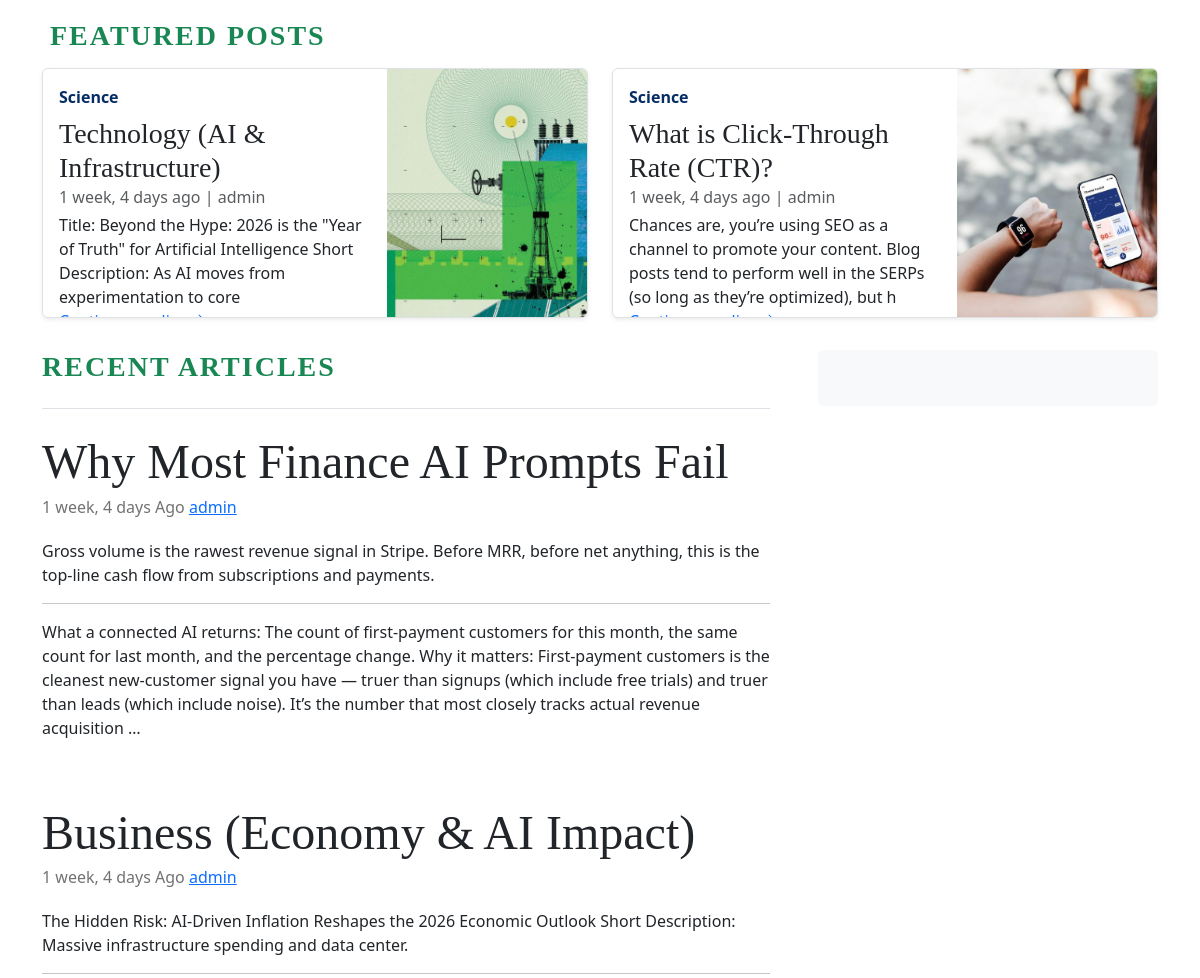
Before: / (middle part) with the older database file.
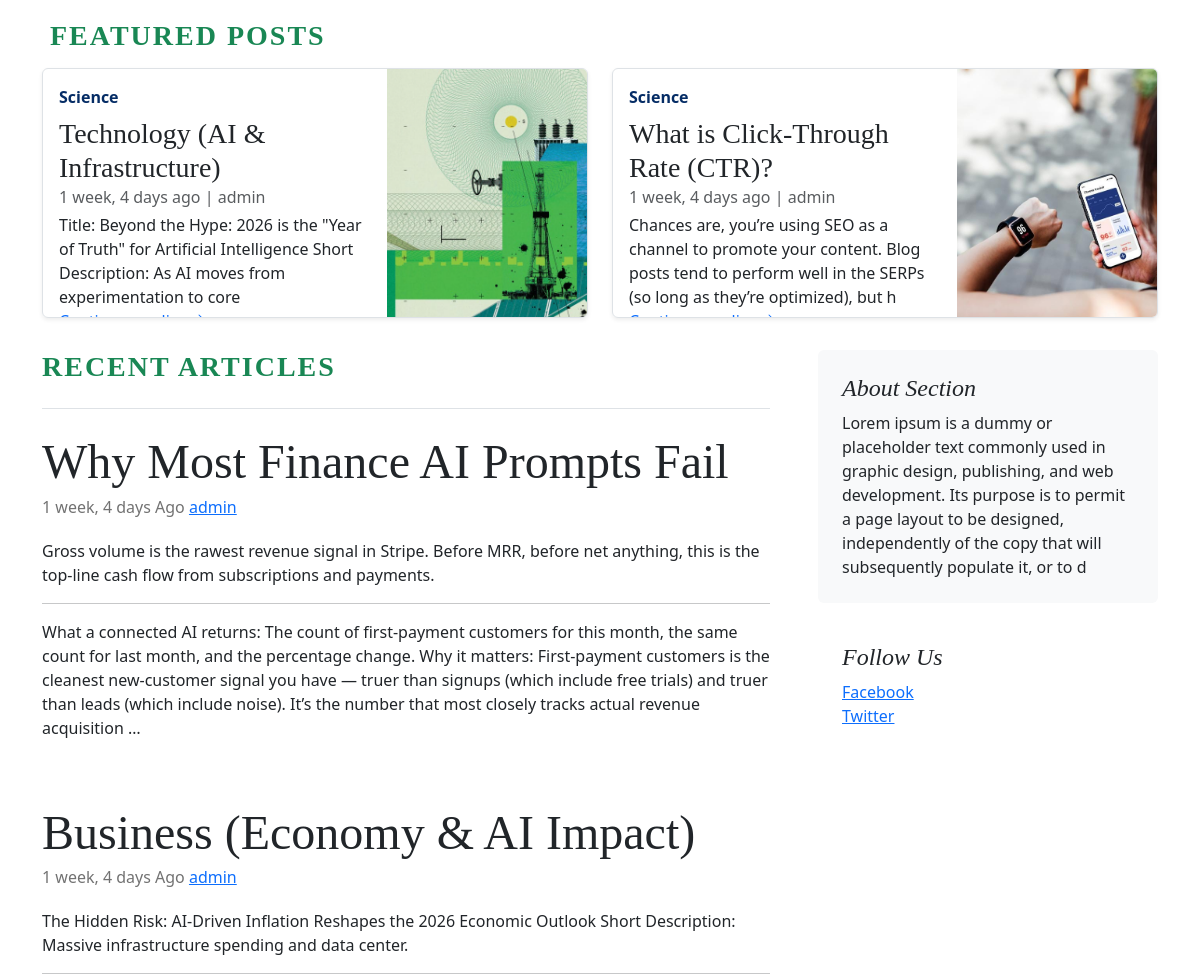
After: the same page with the newer database file.
### blogs_app/models.py (models this page shows, shortened)
class Blog(models.Model):
    title=models.CharField(max_length=50)
    slug=models.SlugField(max_length=150,unique=True,blank=True)
    category_blog=models.ForeignKey(category,on_delete=models.CASCADE)
    author=models.ForeignKey(User,on_delete=models.CASCADE)
    feature_image=models.ImageField(upload_to='blog_images/',blank=True)
    short_description=models.TextField(max_length=150)
    blog_body=models.TextField()
    status=models.CharField(choices=status,default='draft')
    is_featured=models.BooleanField(default=False)
    created_at=models.DateTimeField(auto_now_add=True)
    updated_at=models.DateTimeField(auto_now=True)

class category(models.Model):
    category=models.CharField(max_length=50)
    created_at=models.DateTimeField(auto_now_add=True)
    updated_at=models.DateTimeField(auto_now=True)
    class Meta:
        verbose_name_plural='Categories'

### assignment/models.py (models this page shows)
class About(models.Model):
    about_title=models.CharField(max_length=60)
    about_description=models.TextField(max_length=233)
    created_at=models.DateTimeField(auto_now_add=True)
    updated_at=models.DateTimeField(auto_now=True)

class Social(models.Model):
    name=models.CharField(max_length=50)
    link=models.URLField()
    created_at=models.DateTimeField(auto_now_add=True)
    updated_at=models.DateTimeField(auto_now=True)

### blogging_system/views.py (the view)
# urls.py: 2. Add a URL to urlpatterns:  path('', views.home, name='home')
def home(request):
    categories=category.objects.all()
    is_feature=Blog.objects.filter(is_featured=True,status='published').order_by('-updated_at')
    recent_post=Blog.objects.filter(is_featured=False,status='published')
    about=About.objects.first()
    print(about)
    return render(request,"home.html",{'categories':categories,'featured':is_feature,'posts':recent_post,'about':about})

### blogs_app/context_processors.py (called while the page is built)
def get_category(request):
    categories=category.objects.all()
    return dict(categories=categories)

def get_social(request):
    social=Social.objects.all()
    return dict(social=social)

### templates/home.html (shortened to what this page needs)
{% extends 'base.html' %}
{% block content %}
    <main class="container">
       <h3 class="text-success text-uppercase fw-bold mx-2 my-3 " style="letter-spacing: 2px;">Featured Posts</h3>
      <div class="row mb-2">
        {% for i in featured %}
        {% if not forloop.first %}
        <div class="col-md-6">
          <div
            class="row g-0 border rounded overflow-hidden flex-md-row mb-4 shadow-sm h-md-250 position-relative"
          >
            <div class="col p-3 d-flex flex-column position-static">
              <strong class="d-inline-block mb-2 text-primary-emphasis"
                >{{i.category_blog.category}}</strong
              >
              <h3 class="mb-0">{{i.title}}</h3>
              <div class="mb-1 text-body-secondary">{{i.updated_at|timesince}} ago | {{i.author}}</div>
              <p class="card-text mb-auto">
                 {{i.short_description}}
              </p>
              <a
                href="{% url 'slug_blogs' i.slug %}"
                class="icon-link gap-1 icon-link-hover stretched-link"
              >
                Continue reading
                <svg class="bi" aria-hidden="true">
                  <use xlink:href="#chevron-right"></use>
                </svg>
              </a>
            </div>
         <div class="col-auto d-none d-lg-block">
    <img src="{{ i.feature_image.url }}"
         alt="{{ i.title }}"
         width="200"
         height="250"
         class="bd-placeholder-img"
         style="object-fit: cover;">
</div>
          </div>
        </div>
        {% endif %}
       {% endfor %}
      </div>
      <div class="row g-5">
        <div class="col-md-8">
          <h3 class="pb-4 mb-4 fw-bold border-bottom text-uppercase text-success" style="letter-spacing: 2px;">Recent Articles</h3>
          {% for i in posts %}
          <article class="blog-post">
            <h2 class="display-5 link-body-emphasis mb-1"><a href="{% url 'slug_blogs' i.slug %}" class="text-dark text-decoration-none">{{i.title}}</a></h2>
            <p class="blog-post-meta">
              {{i.updated_at|timesince}} Ago <a href="#">{{i.author}}</a>
            </p>
            <p>
              {{i.short_description|truncatewords:50}}
            </p>
            <hr />
            <p>
               {{i.blog_body|truncatewords:60}}
            </p>
          </article>
          {% endfor %}
        </div>
        <div class="col-md-4">
          <div class="position-sticky" style="top: 2rem">
            <div class="p-4 mb-3 bg-body-tertiary rounded">
              <h4 class="fst-italic">{{about.about_title}}</h4>
              <p class="mb-0">
             {{about.about_description}}
              </p>
            </div>
               {% if social %}
            <div class="p-4">
              <h4 class="fst-italic">Follow Us</h4>
              <ol class="list-unstyled">
                {% for i in social %}
                <li><a href="{{i.link}}" target="_blank">{{i.name}}</a></li>
                {% endfor %}
              </ol>
            </div>
            {% endif %}
          </div>
        </div>
      </div>
    </main>
{% endblock %}

Changed rows visible on the page:
added About: about_title "About Section", about_description "Lorem ipsum is a dummy or placeholder text commonly used in graphic design, publishing, and web development. Its purpose is to permit a page layout to be designed, independently of the copy that will subsequently populate it, or to d"
added Social: name "Facebook"
added Social: name "Twitter"
Other visible differences:
text now shown: "Follow Us"
